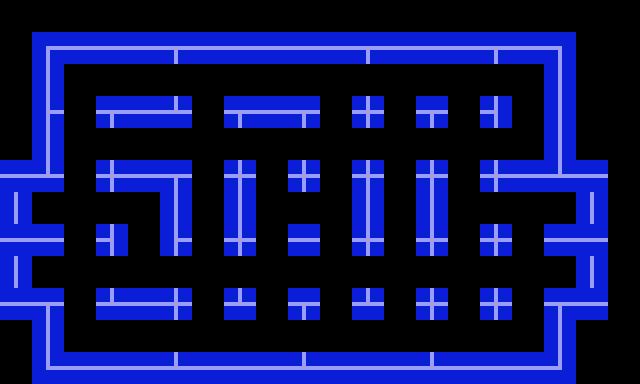

A 2D game scene composited from a Tiled map and its tileset images. What follows is a short description and the map's XML, with every tile layer's data as written:
An orthogonal 20x12 tile map with 32x32 px tiles, 1 tile layer (Tile Layer 1).

<map version="1.0" orientation="orthogonal" renderorder="right-down" width="20" height="12" tilewidth="32" tileheight="32">
 <tileset firstgid="1" name="tileset" tilewidth="32" tileheight="32">
  <image source="tiles-lock-n-chase.png" width="384" height="32" />
 </tileset>
 <layer name="Tile Layer 1" width="20" height="12">
  <data encoding="csv">
0,0,0,0,0,0,0,0,0,0,0,0,0,0,0,0,0,0,0,0,
0,2,1,1,1,5,1,1,1,1,1,5,1,1,1,5,1,6,0,0,
0,3,0,0,0,0,0,0,0,0,0,0,0,0,0,0,0,3,0,0,
0,10,0,5,1,9,0,5,1,5,0,4,0,5,0,11,0,3,0,0,
0,3,0,0,0,0,0,0,0,0,0,0,0,0,0,0,0,3,0,0,
1,9,0,4,1,5,0,4,0,4,0,4,0,4,0,4,1,9,1,0,
3,0,0,0,0,3,0,3,0,0,0,3,0,3,0,0,0,0,3,0,
1,1,0,11,0,10,0,4,0,1,0,4,0,4,0,4,0,1,1,0,
3,0,0,0,0,0,0,0,0,0,0,0,0,0,0,0,0,0,3,0,
1,5,0,9,1,4,0,9,0,5,0,9,0,4,0,4,0,5,1,0,
0,3,0,0,0,0,0,0,0,0,0,0,0,0,0,0,0,3,0,0,
0,8,1,1,1,9,1,1,1,9,1,1,1,9,1,1,1,7,0,0
</data>
 </layer>
</map>